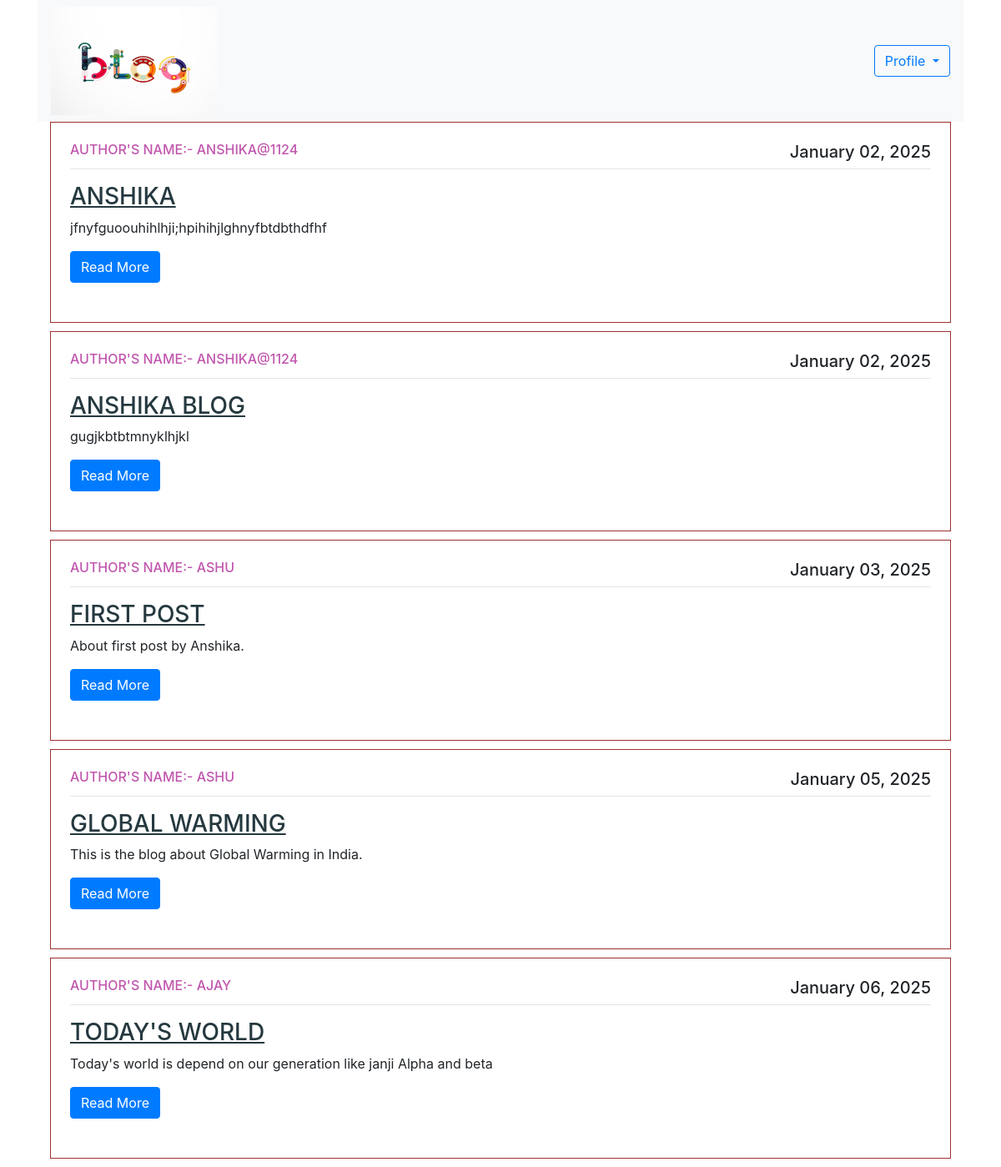
The page /base/ on the database as committed earlier.
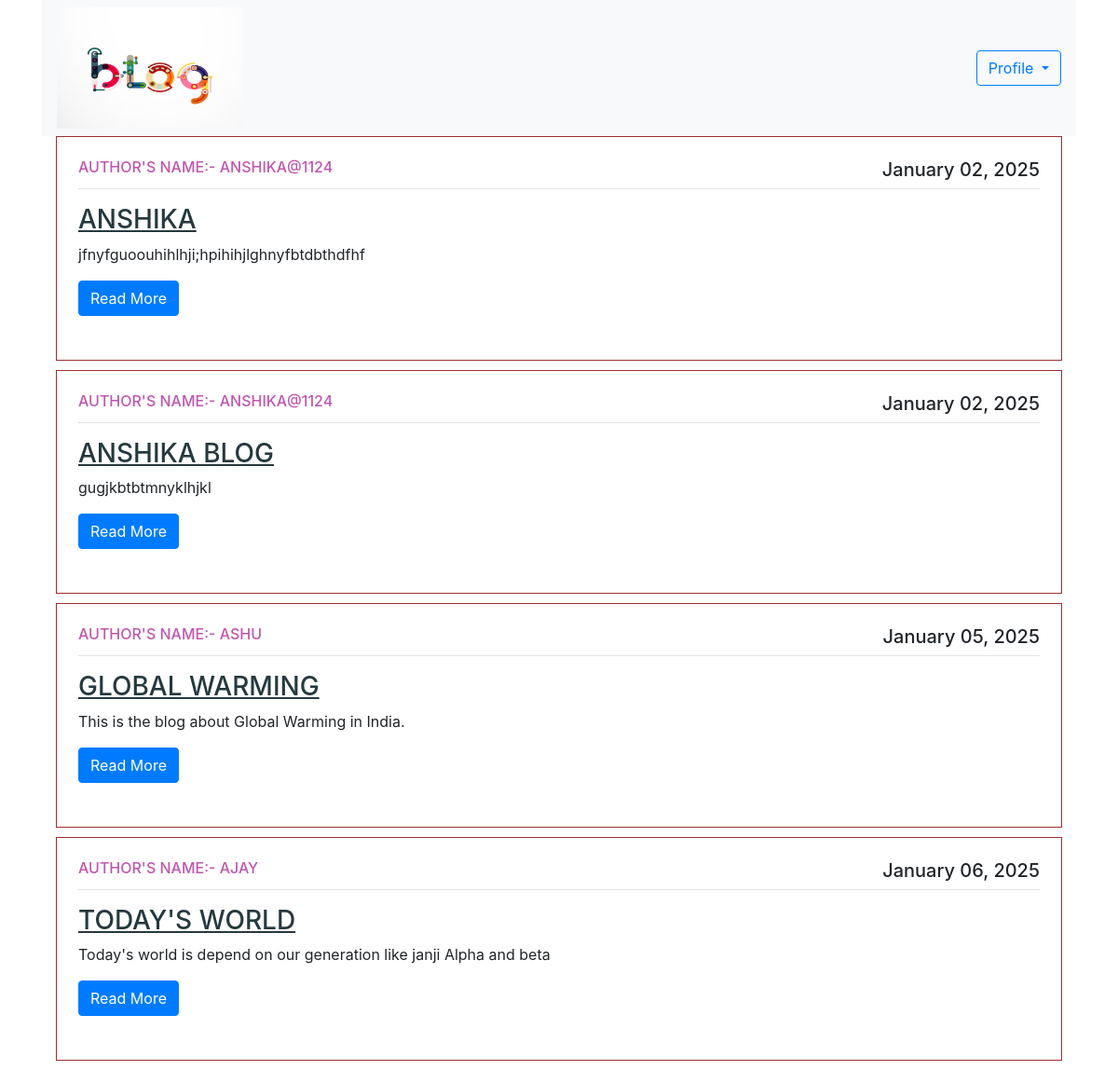
The same page on the database as committed later.
### blogapp/models.py (models this page shows)
class Post(models.Model):
    title = models.CharField(max_length=100)
    content = models.TextField()
    date_posted = models.DateTimeField(default=timezone.now)
    author = models.ForeignKey(User, on_delete=models.CASCADE)
    def __str__(self):
        return self.title

### blogapp/views.py (the view)
# urls.py: path('base/', views.base, name='base'),
def base(request):
    posts = Post.objects.all()
    print(posts)
    return render(request, 'base.html', {'posts': posts})

### blogapp/templates/base.html (shortened to what this page needs)
{% extends 'home.html' %}
{% block content %}
{% load static %}
<div class="container ">
<nav class="navbar navbar-expand-lg navbar-light bg-light w-200 height-150"  >
	<div class="collapse navbar-collapse" id="navbarSupportedContent">
		<ul class="navbar-nav mr-auto ">
			<li><a href="base/"><img class="w-300" height="130" width="200" src="{% static 'base.avif' %}" alt=""></a></li>
		</ul>
		<form class="form-inline my-2 my-lg-0">
			<div class="dropdown">
				<button class="btn btn-outline-primary dropdown-toggle" type="button" id="dropdownMenuButton"
					data-toggle="dropdown" aria-haspopup="true" aria-expanded="false">
					Profile
				</button>
			</div>
		</form>
	</div>
</nav>
<div class="container custom-container" style="max-width: 1350px; ">
        {% for post in posts%}
	<article class="media content-section">
		<div class="media-body" style="border: 1px solid rgb(158, 48, 48); padding: 23px; margin-bottom: 10px;">
			<div class="article-metadata">
<h6 class="text-uppercase" style="text-align:left;float:left; color: #c057ae;">Author's Name:-  {{ post.author }}</h6>
				<h5 style="text-align:right;float:right;">{{ post.date_posted|date:"F d, Y" }}</h5>
				<hr style="clear:both;" />
			</div>
			<h3 class="text-uppercase" style="color: rgb(37, 57, 63); text-decoration:underline;">{{ post.title }}</h3>
			<p class="article-content">{{ post.content | truncatewords:30 }}</p>
			<a href="{% url 'post_detail' post.pk %}" class="btn btn-primary">Read More</a>
			<br><br>
		</div>
	</article>
	{% endfor %}
</div>
</div>
{% endblock %}

### blogapp/templates/home.html (shortened to what this page needs)
{% load static %}
<!DOCTYPE html>
<html lang="en">
<head>
    <link rel="stylesheet" href="https://cdn.jsdelivr.net/npm/bootstrap@4.0.0/dist/css/bootstrap.min.css"
>
</head>
<body>
    <div class="container custom-container">
        {% block content %}{% endblock %}
    </div>
</body>
</html>

### blogapp/templates/home.html (style rules this page uses)
.custom-container { max-width: 1450px; }

Rows that differ between the two databases and show on the page:
removed Post: author "ASHU", date_posted "January 03, 2025", title "FIRST POST", content "About first post by Anshika."
